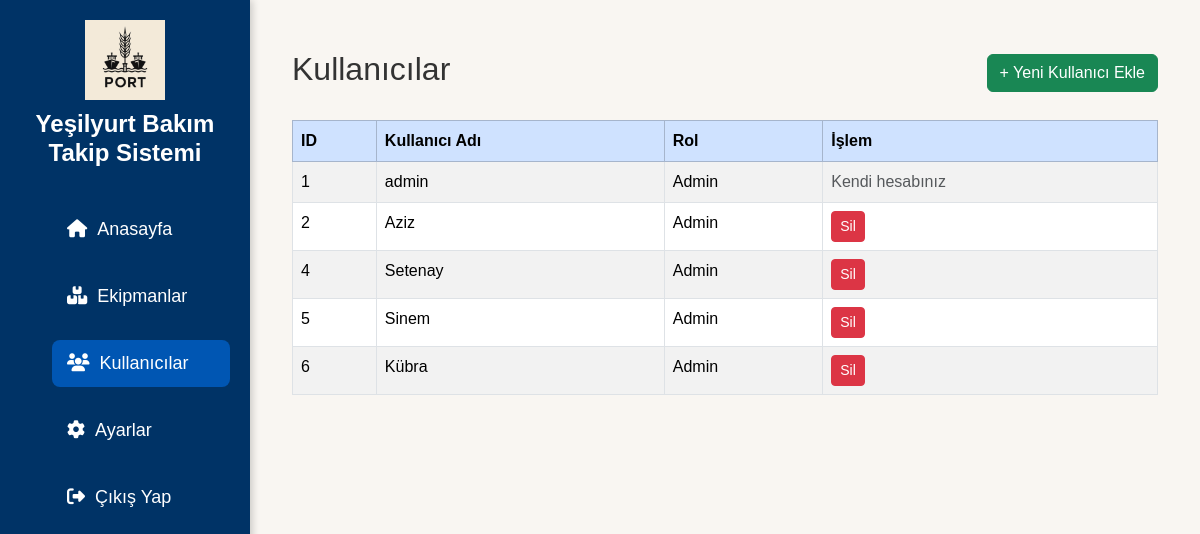
The app's page /users (signed in) with its own data.
### app/models.py (models this page shows)
class User(UserMixin, db.Model):
    __tablename__ = 'users'
    id = db.Column(db.Integer, primary_key=True)
    username = db.Column(db.String(150), unique=True, nullable=False)
    password = db.Column(db.String(150), nullable=False)
    role = db.Column(db.String(50), nullable=False)

### app/routes.py (the view)
@main.route('/users')
@login_required
def users():
    if current_user.role != 'Admin':
        flash('Bu sayfaya erişim yetkiniz yok.', 'danger')
        return redirect(url_for('main.dashboard'))
    all_users = User.query.all()
    return render_template('users.html', users=all_users)

### app/__init__.py (called while the page is built)
def create_app():
    app = Flask(__name__)
    app.config.from_object('config.Config')
    db.init_app(app)
    login_manager.init_app(app)
    migrate.init_app(app, db)  # ✅ جديد
    login_manager.login_view = 'auth.login'
    @login_manager.user_loader
    def load_user(user_id):
        return User.query.get(int(user_id))
    app.register_blueprint(main)
    app.register_blueprint(auth)
    app.register_blueprint(api)  # ✅ API
    return app

### app/templates/users.html
{% extends 'layout.html' %}
{% block content %}
<div class="container-fluid">
    <div class="d-flex justify-content-between align-items-center mb-4">
        <h2>Kullanıcılar</h2>
        <a href="{{ url_for('main.add_user') }}" class="btn btn-success">+ Yeni Kullanıcı Ekle</a>
    </div>
    <table class="table table-bordered table-hover table-striped">
        <thead class="table-primary">
            <tr>
                <th>ID</th>
                <th>Kullanıcı Adı</th>
                <th>Rol</th>
                <th>İşlem</th>
            </tr>
        </thead>
        <tbody>
            {% for user in users %}
            <tr>
                <td>{{ user.id }}</td>
                <td>{{ user.username }}</td>
                <td>{{ user.role }}</td>
                <td>
                    {% if current_user.id != user.id %}
                    <form action="{{ url_for('main.delete_user', user_id=user.id) }}" method="POST" style="display:inline-block;">
                        <button type="submit" class="btn btn-danger btn-sm" onclick="return confirm('Bu kullanıcıyı silmek istediğinize emin misiniz?')">Sil</button>
                    </form>
                    {% else %}
                    <span class="text-muted">Kendi hesabınız</span>
                    {% endif %}
                </td>
            </tr>
            {% else %}
            <tr>
                <td colspan="4" class="text-center">Hiç kullanıcı bulunamadı.</td>
            </tr>
            {% endfor %}
        </tbody>
    </table>
</div>
{% endblock %}

### app/static/css/style.css (style rules this page uses)
* { margin: 0; padding: 0; box-sizing: border-box; }
body { font-family: 'Poppins', sans-serif; background-color: #f3f6fa; color: #333; }
body { background-color: #f9f6f2; }
.container-fluid { padding-top: 20px; padding-bottom: 40px; }

### records on screen
User: id "1", username "admin", role "Admin", shows "Kendi hesabınız"
User: id "2", username "Aziz", role "Admin"
User: id "4", username "Setenay", role "Admin"
User: id "5", username "Sinem", role "Admin"
User: id "6", username "Kübra", role "Admin"
